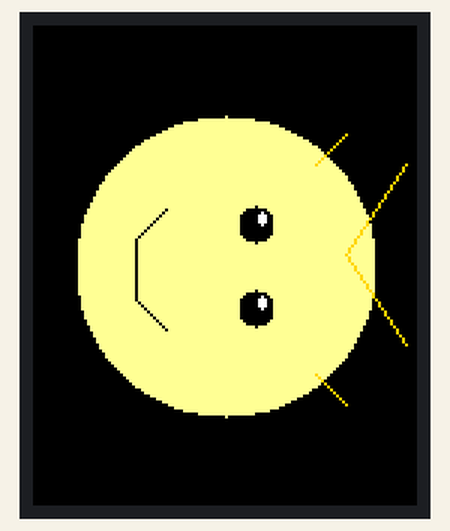
Recording of a program running on a simulated Raspberry Pi Pico running MicroPython. Shown: 128×160 colour display. What the program prints to the serial console is not drawn. At 0.9 s the program stops and its outputs stay as they are.

Above: at 1.0 s.

The program:

savory.py
```python
from ST7735 import TFT
from machine import SPI, Pin

# SPI setup
spi = SPI(1, baudrate=20000000, polarity=0, phase=0,
          sck=Pin(10), mosi=Pin(11), miso=None)
tft = TFT(spi, 16, 17, 18)
tft.initr()
tft.rgb(True)

# Function to clear the screen
def clear_screen():
    tft.fill(TFT.BLACK)

# Function to rotate a point (x, y) by 90 degrees around (cx, cy)
def rotate_point(x, y, cx, cy):
    x_new = cy - y + cx
    y_new = x - cx + cy
    return (x_new, y_new)

# Function to draw the savory emoji without blush
def draw_rotated_savory_emoji():
    clear_screen()

    # Face: Light yellow color to indicate joy from savoring
    face_color = tft.color(255, 255, 150)  # Light yellow color for contentment
    center_x, center_y = 64, 80
    radius = 50

    # Rotate center and draw face
    rotated_center_x, rotated_center_y = rotate_point(center_x, center_y, 64, 80)
    tft.fillcircle((rotated_center_x, rotated_center_y), radius, face_color)  # Rotated face

    # Eyes: Relaxed and expressive half-squinted eyes
    eye_color = TFT.BLACK
    eye_left_x, eye_left_y = 50, 70
    eye_right_x, eye_right_y = 78, 70

    # Rotate and draw eyes
    eye_left_rotated = rotate_point(eye_left_x, eye_left_y, center_x, center_y)
    eye_right_rotated = rotate_point(eye_right_x, eye_right_y, center_x, center_y)
    tft.fillcircle(eye_left_rotated, 6, eye_color)  # Slightly bigger eyes
    tft.fillcircle(eye_right_rotated, 6, eye_color)  # Slightly bigger eyes

    # Highlights on eyes (small white circles for extra expressiveness)
    highlight_color = tft.color(255, 255, 255)
    highlight_left_x = eye_left_rotated[0] + 2
    highlight_left_y = eye_left_rotated[1] - 2
    highlight_right_x = eye_right_rotated[0] + 2
    highlight_right_y = eye_right_rotated[1] - 2
    tft.fillcircle((highlight_left_x, highlight_left_y), 2, highlight_color)
    tft.fillcircle((highlight_right_x, highlight_right_y), 2, highlight_color)

    # Mouth: Slightly open, expressing joy from savoring (rotated)
    mouth_color = TFT.BLACK
    # Mouth coordinates before rotation
    mouth_coords = [
        (rotated_center_x - 19, rotated_center_y + 20),
        (rotated_center_x - 9, rotated_center_y + 30),
        (rotated_center_x - 9, rotated_center_y + 30),
        (rotated_center_x + 11, rotated_center_y + 30),
        (rotated_center_x + 11, rotated_center_y + 30),
        (rotated_center_x + 21, rotated_center_y + 20)
    ]

    # Apply rotation to each mouth coordinate
    rotated_mouth_coords = [rotate_point(x, y, center_x, center_y) for x, y in mouth_coords]

    # Draw rotated mouth using the new coordinates (slightly open, joyful)
    tft.line(rotated_mouth_coords[0], rotated_mouth_coords[1], mouth_color)  # Left side of mouth
    tft.line(rotated_mouth_coords[2], rotated_mouth_coords[3], mouth_color)  # Bottom part of mouth
    tft.line(rotated_mouth_coords[4], rotated_mouth_coords[5], mouth_color)  # Right side of mouth

    # Aroma/Flavor Lines: Showcasing the savoriness coming from the food
    aroma_color = tft.color(255, 215, 0)  # Light yellow for aroma
    aroma_positions = [(30, 50), (100, 50), (60, 40), (60, 40)]
    aroma_end_positions = [(20, 40), (110, 40), (90, 20), (30, 20)]
    for (x, y), (x_end, y_end) in zip(aroma_positions, aroma_end_positions):
        x_rot, y_rot = rotate_point(x, y, center_x, center_y)
        x_end_rot, y_end_rot = rotate_point(x_end, y_end, center_x, center_y)
        tft.line((x_rot, y_rot), (x_end_rot, y_end_rot), aroma_color)  # Aroma line

    print("Rotated savory emoji without blush displayed!")

# Display the rotated savory emoji
draw_rotated_savory_emoji()
```
